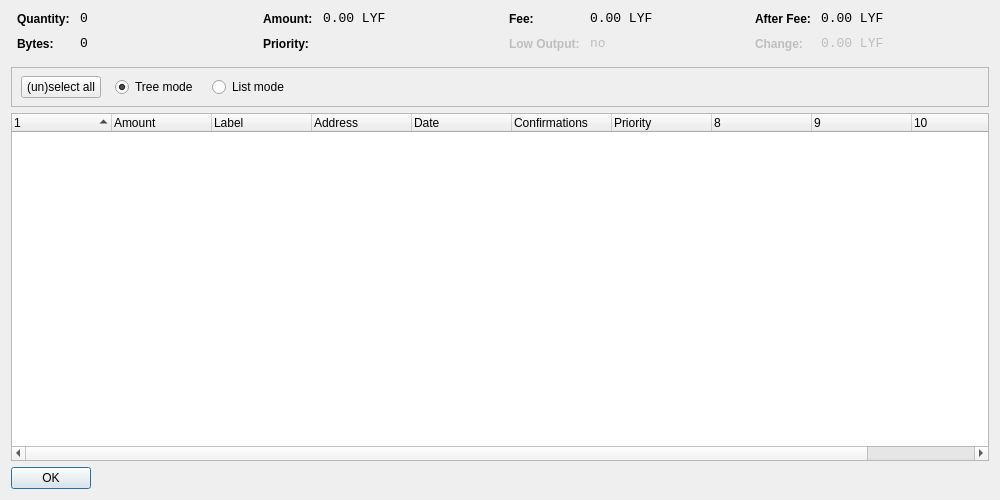
<?xml version="1.0" encoding="UTF-8"?>
<ui version="4.0">
 <class>CoinControlDialog</class>
 <widget class="QDialog" name="CoinControlDialog">
  <property name="geometry">
   <rect>
    <x>0</x>
    <y>0</y>
    <width>1000</width>
    <height>500</height>
   </rect>
  </property>
  <property name="windowTitle">
   <string>Coin Control</string>
  </property>
  <layout class="QVBoxLayout" name="verticalLayout">
   <item>
    <layout class="QHBoxLayout" name="horizontalLayoutTop" stretch="0,0,0,0">
     <property name="topMargin">
      <number>0</number>
     </property>
     <property name="bottomMargin">
      <number>10</number>
     </property>
     <item>
      <layout class="QFormLayout" name="formLayoutCoinControl1">
       <property name="horizontalSpacing">
        <number>10</number>
       </property>
       <property name="verticalSpacing">
        <number>10</number>
       </property>
       <property name="leftMargin">
        <number>6</number>
       </property>
       <property name="rightMargin">
        <number>6</number>
       </property>
       <item row="0" column="0">
        <widget class="QLabel" name="labelCoinControlQuantityText">
         <property name="styleSheet">
          <string notr="true">font-weight:bold;</string>
         </property>
         <property name="text">
          <string>Quantity:</string>
         </property>
        </widget>
       </item>
       <item row="0" column="1">
        <widget class="QLabel" name="labelCoinControlQuantity">
         <property name="font">
          <font>
           <family>Monospace</family>
           <pointsize>10</pointsize>
          </font>
         </property>
         <property name="cursor">
          <cursorShape>IBeamCursor</cursorShape>
         </property>
         <property name="contextMenuPolicy">
          <enum>Qt::ActionsContextMenu</enum>
         </property>
         <property name="text">
          <string notr="true">0</string>
         </property>
         <property name="textInteractionFlags">
          <set>Qt::LinksAccessibleByMouse|Qt::TextSelectableByKeyboard|Qt::TextSelectableByMouse</set>
         </property>
        </widget>
       </item>
       <item row="1" column="0">
        <widget class="QLabel" name="labelCoinControlBytesText">
         <property name="styleSheet">
          <string notr="true">font-weight:bold;</string>
         </property>
         <property name="text">
          <string>Bytes:</string>
         </property>
        </widget>
       </item>
       <item row="1" column="1">
        <widget class="QLabel" name="labelCoinControlBytes">
         <property name="font">
          <font>
           <family>Monospace</family>
           <pointsize>10</pointsize>
          </font>
         </property>
         <property name="cursor">
          <cursorShape>IBeamCursor</cursorShape>
         </property>
         <property name="contextMenuPolicy">
          <enum>Qt::ActionsContextMenu</enum>
         </property>
         <property name="text">
          <string notr="true">0</string>
         </property>
         <property name="textInteractionFlags">
          <set>Qt::LinksAccessibleByMouse|Qt::TextSelectableByKeyboard|Qt::TextSelectableByMouse</set>
         </property>
        </widget>
       </item>
      </layout>
     </item>
     <item>
      <layout class="QFormLayout" name="formLayoutCoinControl2">
       <property name="horizontalSpacing">
        <number>10</number>
       </property>
       <property name="verticalSpacing">
        <number>10</number>
       </property>
       <property name="leftMargin">
        <number>6</number>
       </property>
       <property name="rightMargin">
        <number>6</number>
       </property>
       <item row="0" column="0">
        <widget class="QLabel" name="labelCoinControlAmountText">
         <property name="styleSheet">
          <string notr="true">font-weight:bold;</string>
         </property>
         <property name="text">
          <string>Amount:</string>
         </property>
        </widget>
       </item>
       <item row="0" column="1">
        <widget class="QLabel" name="labelCoinControlAmount">
         <property name="font">
          <font>
           <family>Monospace</family>
           <pointsize>10</pointsize>
          </font>
         </property>
         <property name="cursor">
          <cursorShape>IBeamCursor</cursorShape>
         </property>
         <property name="contextMenuPolicy">
          <enum>Qt::ActionsContextMenu</enum>
         </property>
         <property name="text">
          <string notr="true">0.00 LYF</string>
         </property>
         <property name="textInteractionFlags">
          <set>Qt::LinksAccessibleByMouse|Qt::TextSelectableByKeyboard|Qt::TextSelectableByMouse</set>
         </property>
        </widget>
       </item>
       <item row="1" column="0">
        <widget class="QLabel" name="labelCoinControlPriorityText">
         <property name="styleSheet">
          <string notr="true">font-weight:bold;</string>
         </property>
         <property name="text">
          <string>Priority:</string>
         </property>
        </widget>
       </item>
       <item row="1" column="1">
        <widget class="QLabel" name="labelCoinControlPriority">
         <property name="font">
          <font>
           <family>Monospace</family>
           <pointsize>10</pointsize>
          </font>
         </property>
         <property name="cursor">
          <cursorShape>IBeamCursor</cursorShape>
         </property>
         <property name="contextMenuPolicy">
          <enum>Qt::ActionsContextMenu</enum>
         </property>
         <property name="text">
          <string/>
         </property>
         <property name="textInteractionFlags">
          <set>Qt::LinksAccessibleByMouse|Qt::TextSelectableByKeyboard|Qt::TextSelectableByMouse</set>
         </property>
        </widget>
       </item>
      </layout>
     </item>
     <item>
      <layout class="QFormLayout" name="formLayoutCoinControl3">
       <property name="horizontalSpacing">
        <number>10</number>
       </property>
       <property name="verticalSpacing">
        <number>10</number>
       </property>
       <property name="leftMargin">
        <number>6</number>
       </property>
       <property name="rightMargin">
        <number>6</number>
       </property>
       <item row="0" column="0">
        <widget class="QLabel" name="labelCoinControlFeeText">
         <property name="styleSheet">
          <string notr="true">font-weight:bold;</string>
         </property>
         <property name="text">
          <string>Fee:</string>
         </property>
        </widget>
       </item>
       <item row="0" column="1">
        <widget class="QLabel" name="labelCoinControlFee">
         <property name="font">
          <font>
           <family>Monospace</family>
           <pointsize>10</pointsize>
          </font>
         </property>
         <property name="cursor">
          <cursorShape>IBeamCursor</cursorShape>
         </property>
         <property name="contextMenuPolicy">
          <enum>Qt::ActionsContextMenu</enum>
         </property>
         <property name="text">
          <string notr="true">0.00 LYF</string>
         </property>
         <property name="textInteractionFlags">
          <set>Qt::LinksAccessibleByMouse|Qt::TextSelectableByKeyboard|Qt::TextSelectableByMouse</set>
         </property>
        </widget>
       </item>
       <item row="1" column="0">
        <widget class="QLabel" name="labelCoinControlLowOutputText">
         <property name="enabled">
          <bool>false</bool>
         </property>
         <property name="styleSheet">
          <string notr="true">font-weight:bold;</string>
         </property>
         <property name="text">
          <string>Low Output:</string>
         </property>
        </widget>
       </item>
       <item row="1" column="1">
        <widget class="QLabel" name="labelCoinControlLowOutput">
         <property name="enabled">
          <bool>false</bool>
         </property>
         <property name="font">
          <font>
           <family>Monospace</family>
           <pointsize>10</pointsize>
          </font>
         </property>
         <property name="cursor">
          <cursorShape>IBeamCursor</cursorShape>
         </property>
         <property name="contextMenuPolicy">
          <enum>Qt::ActionsContextMenu</enum>
         </property>
         <property name="text">
          <string notr="true">no</string>
         </property>
         <property name="textInteractionFlags">
          <set>Qt::LinksAccessibleByMouse|Qt::TextSelectableByKeyboard|Qt::TextSelectableByMouse</set>
         </property>
        </widget>
       </item>
      </layout>
     </item>
     <item>
      <layout class="QFormLayout" name="formLayoutCoinControl4">
       <property name="horizontalSpacing">
        <number>10</number>
       </property>
       <property name="verticalSpacing">
        <number>10</number>
       </property>
       <property name="leftMargin">
        <number>6</number>
       </property>
       <property name="rightMargin">
        <number>6</number>
       </property>
       <item row="0" column="0">
        <widget class="QLabel" name="labelCoinControlAfterFeeText">
         <property name="styleSheet">
          <string notr="true">font-weight:bold;</string>
         </property>
         <property name="text">
          <string>After Fee:</string>
         </property>
        </widget>
       </item>
       <item row="0" column="1">
        <widget class="QLabel" name="labelCoinControlAfterFee">
         <property name="font">
          <font>
           <family>Monospace</family>
           <pointsize>10</pointsize>
          </font>
         </property>
         <property name="cursor">
          <cursorShape>IBeamCursor</cursorShape>
         </property>
         <property name="contextMenuPolicy">
          <enum>Qt::ActionsContextMenu</enum>
         </property>
         <property name="text">
          <string notr="true">0.00 LYF</string>
         </property>
         <property name="textInteractionFlags">
          <set>Qt::LinksAccessibleByMouse|Qt::TextSelectableByKeyboard|Qt::TextSelectableByMouse</set>
         </property>
        </widget>
       </item>
       <item row="1" column="0">
        <widget class="QLabel" name="labelCoinControlChangeText">
         <property name="enabled">
          <bool>false</bool>
         </property>
         <property name="styleSheet">
          <string notr="true">font-weight:bold;</string>
         </property>
         <property name="text">
          <string>Change:</string>
         </property>
        </widget>
       </item>
       <item row="1" column="1">
        <widget class="QLabel" name="labelCoinControlChange">
         <property name="enabled">
          <bool>false</bool>
         </property>
         <property name="font">
          <font>
           <family>Monospace</family>
           <pointsize>10</pointsize>
          </font>
         </property>
         <property name="cursor">
          <cursorShape>IBeamCursor</cursorShape>
         </property>
         <property name="contextMenuPolicy">
          <enum>Qt::ActionsContextMenu</enum>
         </property>
         <property name="text">
          <string notr="true">0.00 LYF</string>
         </property>
         <property name="textInteractionFlags">
          <set>Qt::LinksAccessibleByMouse|Qt::TextSelectableByKeyboard|Qt::TextSelectableByMouse</set>
         </property>
        </widget>
       </item>
      </layout>
     </item>
    </layout>
   </item>
   <item>
    <widget class="QFrame" name="frame">
     <property name="minimumSize">
      <size>
       <width>0</width>
       <height>40</height>
      </size>
     </property>
     <property name="frameShape">
      <enum>QFrame::StyledPanel</enum>
     </property>
     <property name="frameShadow">
      <enum>QFrame::Sunken</enum>
     </property>
     <widget class="QWidget" name="horizontalLayoutWidget">
      <property name="geometry">
       <rect>
        <x>10</x>
        <y>0</y>
        <width>781</width>
        <height>41</height>
       </rect>
      </property>
      <layout class="QHBoxLayout" name="horizontalLayoutPanel" stretch="0,0,0,0,0">
       <property name="spacing">
        <number>14</number>
       </property>
       <item>
        <widget class="QPushButton" name="pushButtonSelectAll">
         <property name="sizePolicy">
          <sizepolicy hsizetype="Maximum" vsizetype="Fixed">
           <horstretch>0</horstretch>
           <verstretch>0</verstretch>
          </sizepolicy>
         </property>
         <property name="text">
          <string>(un)select all</string>
         </property>
        </widget>
       </item>
       <item>
        <widget class="QRadioButton" name="radioTreeMode">
         <property name="sizePolicy">
          <sizepolicy hsizetype="Maximum" vsizetype="Fixed">
           <horstretch>0</horstretch>
           <verstretch>0</verstretch>
          </sizepolicy>
         </property>
         <property name="text">
          <string>Tree mode</string>
         </property>
         <property name="checked">
          <bool>true</bool>
         </property>
        </widget>
       </item>
       <item>
        <widget class="QRadioButton" name="radioListMode">
         <property name="sizePolicy">
          <sizepolicy hsizetype="Maximum" vsizetype="Fixed">
           <horstretch>0</horstretch>
           <verstretch>0</verstretch>
          </sizepolicy>
         </property>
         <property name="text">
          <string>List mode</string>
         </property>
        </widget>
       </item>
       <item>
        <spacer name="horizontalSpacer">
         <property name="orientation">
          <enum>Qt::Horizontal</enum>
         </property>
         <property name="sizeHint" stdset="0">
          <size>
           <width>40</width>
           <height>20</height>
          </size>
         </property>
        </spacer>
       </item>
      </layout>
     </widget>
    </widget>
   </item>
   <item>
    <widget class="CoinControlTreeWidget" name="treeWidget">
     <property name="contextMenuPolicy">
      <enum>Qt::CustomContextMenu</enum>
     </property>
     <property name="sortingEnabled">
      <bool>false</bool>
     </property>
     <property name="columnCount">
      <number>11</number>
     </property>
     <attribute name="headerShowSortIndicator" stdset="0">
      <bool>true</bool>
     </attribute>
     <attribute name="headerStretchLastSection">
      <bool>false</bool>
     </attribute>
     <column>
      <property name="text">
       <string/>
      </property>
     </column>
     <column>
      <property name="text">
       <string>Amount</string>
      </property>
     </column>
     <column>
      <property name="text">
       <string>Label</string>
      </property>
     </column>
     <column>
      <property name="text">
       <string>Address</string>
      </property>
     </column>
     <column>
      <property name="text">
       <string>Date</string>
      </property>
     </column>
     <column>
      <property name="text">
       <string>Confirmations</string>
      </property>
      <property name="toolTip">
       <string>Confirmed</string>
      </property>
     </column>
     <column>
      <property name="text">
       <string>Priority</string>
      </property>
     </column>
     <column>
      <property name="text">
       <string/>
      </property>
     </column>
     <column>
      <property name="text">
       <string/>
      </property>
     </column>
     <column>
      <property name="text">
       <string/>
      </property>
     </column>
     <column>
      <property name="text">
       <string/>
      </property>
     </column>
    </widget>
   </item>
   <item>
    <widget class="QDialogButtonBox" name="buttonBox">
     <property name="sizePolicy">
      <sizepolicy hsizetype="Maximum" vsizetype="Fixed">
       <horstretch>0</horstretch>
       <verstretch>0</verstretch>
      </sizepolicy>
     </property>
     <property name="orientation">
      <enum>Qt::Horizontal</enum>
     </property>
     <property name="standardButtons">
      <set>QDialogButtonBox::Ok</set>
     </property>
    </widget>
   </item>
  </layout>
 </widget>
 <customwidgets>
  <customwidget>
   <class>CoinControlTreeWidget</class>
   <extends>QTreeWidget</extends>
   <header>coincontroltreewidget.h</header>
  </customwidget>
 </customwidgets>
 <resources/>
 <connections/>
</ui>
